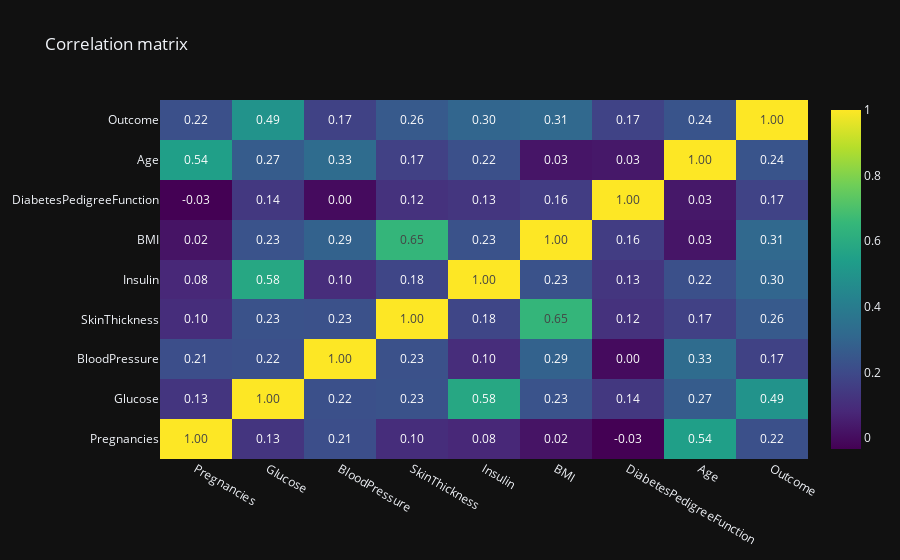

Here is the notebook cell this chart was saved with:
### Markdown cell above
Correlation matrix is used to find out correlation between features. If correlation is high, then we can fill in missing values with mean or median. For example, if we have high correlation between Glucose and Insulin, then we can fill in missing values in Insulin with mean or median of Glucose.

### Code cell
correlation_matrix()
